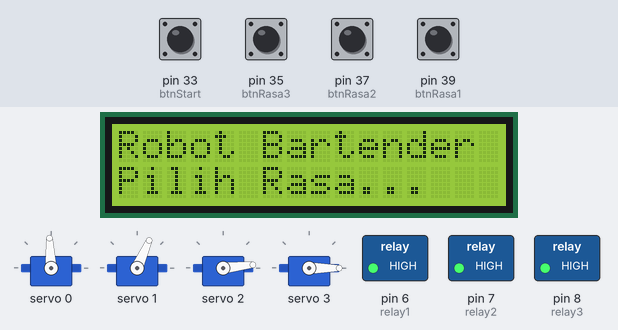
Bench run of a sketch on a simulated Arduino Mega 2560, built with avr-gcc and run on an emulated ATmega2560. On the bench: 16×2 character LCD, 4 × servo, switched loads named in the sketch (green lamp = pin HIGH). Inputs (shaded band) come from the test bench; at power-on: pin 33 (btnStart), pin 35 (btnRasa3), pin 37 (btnRasa2), pin 39 (btnRasa1) HIGH.

Above: at 1.2 s.
1.3 s: pin 35 (btnRasa3) pulled LOW for 0.15 s
At 2.2 s:
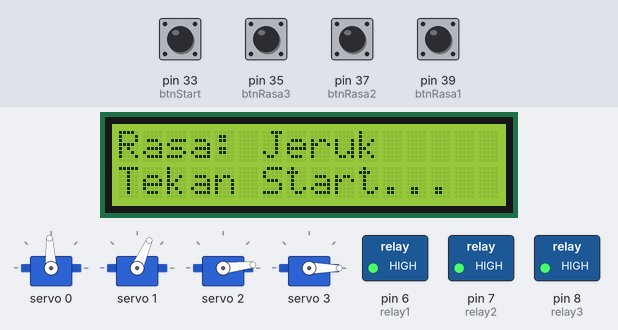
2.9 s: pin 33 (btnStart) pulled LOW for 0.15 s
At 9.5 s:
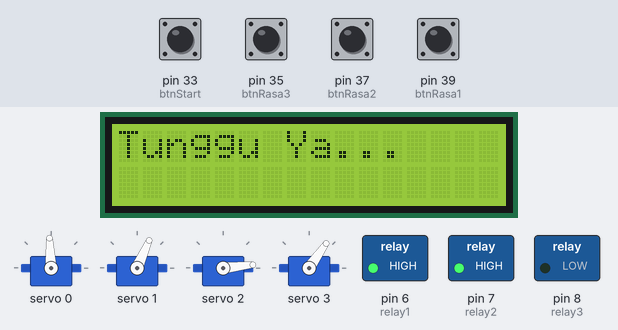
At 21.8 s:
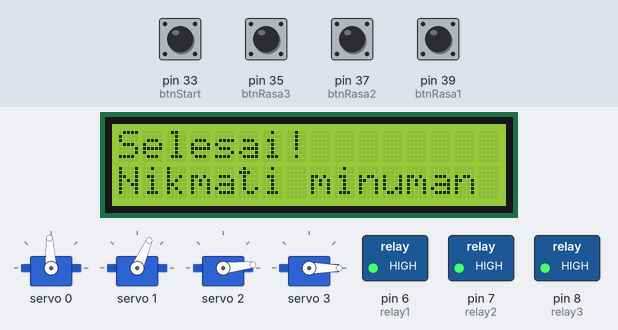
Timing chart, 0 to 22.9 s (numbered marks = the images above; inputs shaded):
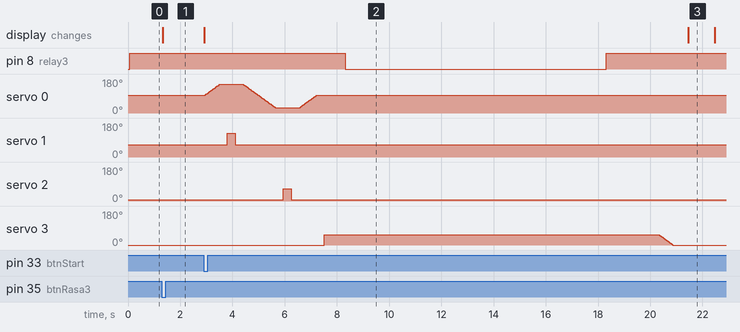

Measured:
- after the input at 1.3 s, the display: changes at once (image 1)
- after the input at 2.9 s, pin 8 (relay3): HIGH → LOW after 5.4 s, → HIGH 10.0 s later; servo 1: 66° → 125° after 0.91 s, → 66° 0.30 s later; servo 2: 6° → 66° after 3.1 s, → 6° 0.30 s later; the display: changes at once (image 2)

The sketch:

bartender.ino
```cpp
#include <Wire.h>
#include <LiquidCrystal_I2C.h>
#include <Adafruit_PWMServoDriver.h>

// === LCD ===
// LCD I2C (alamat biasanya 0x27 atau 0x3F)
LiquidCrystal_I2C lcd(0x27, 16, 2);

// === PCA9685 ===
Adafruit_PWMServoDriver pwm = Adafruit_PWMServoDriver(0x40); // PCA9685 default 0x40

// === Pin Tombol ===
const int btnRasa1 = 39;
const int btnRasa2 = 37;
const int btnRasa3 = 35;
const int btnStart = 33;

// === Relay ===
const int relay1 = 6;
const int relay2 = 7;
const int relay3 = 8;

// Servo channel pada PCA9685
#define SERVO_GELAS   0  // servo kanan-kiri (harus halus)
#define SERVO_PUTAR1  1  // servo putar 30 derajat
#define SERVO_PUTAR2  2
#define SERVO_PUTAR3  3

// === Variabel Global ===
int pilihan = 0;

// === Fungsi Servo ===
int angleToPulse(int ang) {
  return map(ang, 0, 180, 102, 512);
}

void setServo(int ch, int angle) {
  pwm.setPWM(ch, 0, angleToPulse(angle));
}

// Fungsi tambahan untuk pergerakan halus servo
void smoothMove(int ch, int startAngle, int endAngle, int stepDelay = 15) {
  if (startAngle < endAngle) {
    for (int pos = startAngle; pos <= endAngle; pos++) {
      setServo(ch, pos);
      delay(stepDelay);
    }
  } else {
    for (int pos = startAngle; pos >= endAngle; pos--) {
      setServo(ch, pos);
      delay(stepDelay);
    }
  }
}

void setup() {
  // I2C hardware
  Wire.begin();

  // LCD
  lcd.init();
  lcd.backlight();

  // Tombol
  pinMode(btnRasa1, INPUT_PULLUP);
  pinMode(btnRasa2, INPUT_PULLUP);
  pinMode(btnRasa3, INPUT_PULLUP);
  pinMode(btnStart, INPUT_PULLUP);

  // Relay
  pinMode(relay1, OUTPUT);
  pinMode(relay2, OUTPUT);
  pinMode(relay3, OUTPUT);

  digitalWrite(relay1, HIGH);
  digitalWrite(relay2, HIGH);
  digitalWrite(relay3, HIGH);

  // PCA9685
  pwm.begin();
  pwm.setPWMFreq(50);

  // Posisi awal servo
  setServo(SERVO_GELAS, 90);
  setServo(SERVO_PUTAR1, 65);
  setServo(SERVO_PUTAR2, 10);
  setServo(SERVO_PUTAR3, 0);

  lcd.setCursor(0,0);
  lcd.print("Robot Bartender");
  lcd.setCursor(0,1);
  lcd.print("Pilih Rasa...");
}

void loop() {
  if (digitalRead(btnRasa1) == LOW) {
    pilihan = 1;
    tampilPilihan("Kelapa");
  }
  if (digitalRead(btnRasa2) == LOW) {
    pilihan = 2;
    tampilPilihan("Melon");
  }
  if (digitalRead(btnRasa3) == LOW) {
    pilihan = 3;
    tampilPilihan("Jeruk");
  }

  if (digitalRead(btnStart) == LOW && pilihan > 0) {
    mulaiProses();
  }
}

void tampilPilihan(String rasa) {
  lcd.clear();
  lcd.setCursor(0,0);
  lcd.print("Rasa: " + rasa);
  lcd.setCursor(0,1);
  lcd.print("Tekan Start...");
  delay(300);
}

void mulaiProses() {
  lcd.clear();
  lcd.setCursor(0,0);
  lcd.print("Tunggu Ya...");

  // Servo gelas halus 90 -> 160
  smoothMove(SERVO_GELAS, 90, 144, 10);
  delay(300);
  setServo(SERVO_PUTAR1, 120);
  delay(300);
  setServo(SERVO_PUTAR1, 65);
  delay(300);

  // Servo gelas halus 160 -> 20
  smoothMove(SERVO_GELAS, 144, 30, 10);
  delay(300);
  setServo(SERVO_PUTAR2, 65);
  delay(300);
  setServo(SERVO_PUTAR2, 10);
  delay(300);

  // Servo gelas halus 20 -> 90
  smoothMove(SERVO_GELAS, 30, 90, 10);
  delay(300);
  setServo(SERVO_PUTAR3, 55);
  delay(800);

  if (pilihan == 1) digitalWrite(relay1, LOW);
  else if (pilihan == 2) digitalWrite(relay2, LOW);
  else if (pilihan == 3) digitalWrite(relay3, LOW);

  delay(10000);

  digitalWrite(relay1, HIGH);
  digitalWrite(relay2, HIGH);
  digitalWrite(relay3, HIGH);
  delay(2000);

  smoothMove(SERVO_PUTAR3, 55, 0, 10);
  delay(500);

  lcd.clear();
  lcd.setCursor(0,0);
  lcd.print("Selesai!");
  lcd.setCursor(0,1);
  lcd.print("Nikmati minuman");

  delay(1000);
  lcd.clear();
  lcd.setCursor(0,0);
  lcd.print("Robot Bartender");
  lcd.setCursor(0,1);
  lcd.print("Pilih Rasa...");
  pilihan = 0;
}
```
